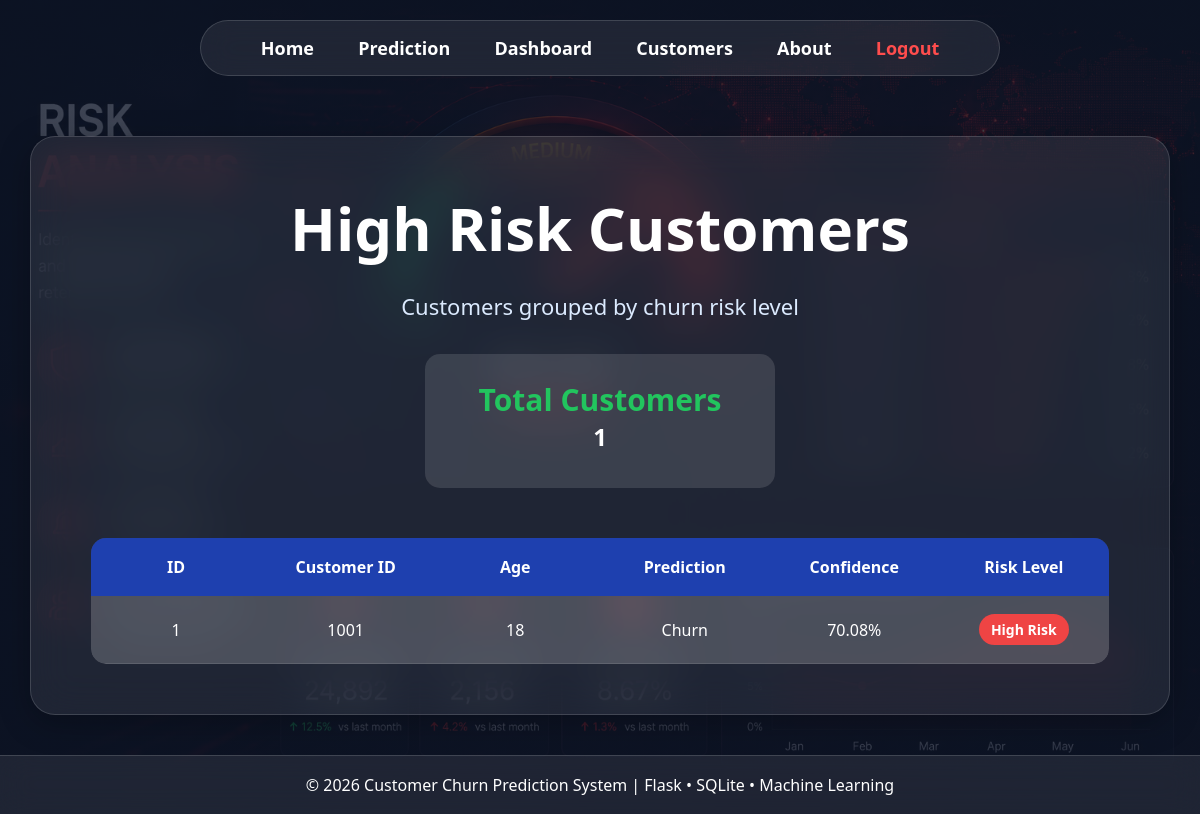
The page /risk/high (signed in) on the database its author committed.
### tables this page shows
CREATE TABLE customers(

    id INTEGER PRIMARY KEY AUTOINCREMENT,

    customer_id INTEGER,
    age INTEGER,
    tenure_months INTEGER,

    avg_order_value REAL,
    total_orders INTEGER,

    last_purchase_days_ago INTEGER,
    support_tickets INTEGER,

    gender TEXT,
    city TEXT,
    subscription_type TEXT,

    prediction TEXT,
    confidence REAL,
    risk_level TEXT
);

### app.py (the view, shortened to what this page needs)
@app.route('/risk/<level>')
def risk_customers(level):
    if "user" not in session:
        return redirect("/")
    conn = get_db_connection()
    if level == "high":
        customers = conn.execute("""
            SELECT *
            FROM customers
            WHERE risk_level='High Risk'
            ORDER BY id ASC
        """).fetchall()
    conn.close()
    return render_template(
        'risk_customers.html',
        customers=customers,
        level=level
    )

### app.py (called while the page is built)
def get_db_connection():
    conn = sqlite3.connect("churn.db")
    conn.row_factory = sqlite3.Row
    return conn

### templates/risk_customers.html (shortened to what this page needs)
<!DOCTYPE html>
<html>
<head>
    <link rel="stylesheet"
          href="{{ url_for('static', filename='css/style.css') }}">
</head>
<body class="risk-page">
<body>
<nav>
    <a href="/home">Home</a>
    <a href="/prediction">Prediction</a>
    <a href="/dashboard">Dashboard</a>
    <a href="/customers">Customers</a>
    <a href="/about">About</a>
<a href="/logout" class="logout-btn">Logout</a>
</nav>
<div class="hero">
    <h1>{{ level.title() }} Risk Customers</h1>
<p style="color:#dbeafe; margin-bottom:25px;">
Customers grouped by churn risk level
</p>
    <div class="result-box">
        <h3>Total Customers</h3>
        <h2>{{ customers|length }}</h2>
    </div>
    <div class="table-container">
        <table>
            <tr>
                <th>ID</th>
                <th>Customer ID</th>
                <th>Age</th>
                <th>Prediction</th>
                <th>Confidence</th>
                <th>Risk Level</th>
            </tr>
            {% for customer in customers %}
            <tr>
                <td>{{ loop.index }}</td>
                <td>{{ customer['customer_id'] }}</td>
                <td>{{ customer['age'] }}</td>
                <td>{{ customer['prediction'] }}</td>
                <td>{{ customer['confidence'] }}%</td>
                <td>
                    {% if customer['risk_level'] == 'High Risk' %}
                        <span class="risk-high">
                            High Risk
                        </span>
                    {% elif customer['risk_level'] == 'Medium Risk' %}
                        <span class="risk-medium">
                            Medium Risk
                        </span>
                    {% else %}
                        <span class="risk-low">
                            Low Risk
                        </span>
                    {% endif %}
                </td>
            </tr>
            {% endfor %}
        </table>
    </div>
</div>
<footer>
    © 2026 Customer Churn Prediction System | Flask • SQLite • Machine Learning
</footer>
</body>
</html>

### static/css/style.css (style rules this page uses)
* { margin:0; padding:0; box-sizing:border-box; }
body { font-family:'Segoe UI',sans-serif; min-height:100vh; display:flex; flex-direction:column; }
nav { width:fit-content; margin:20px auto; padding:15px 40px; background:rgba(255,255,255,0.08); backdrop-filter:blur(15px); -webkit-backdrop-filter:blur(15px); border:1px solid rgba(255,255,255,0.15); border-radius:50px; position:sticky; top:15px; z-index:1000; }
nav a { color:white; text-decoration:none; margin:0 20px; font-size:18px; font-weight:600; transition:0.3s; }
.hero { width:95%; max-width:1200px; margin:40px auto; background:rgba(255,255,255,0.08); backdrop-filter:blur(20px); -webkit-backdrop-filter:blur(20px); border:1px solid rgba(255,255,255,0.15); border-radius:25px; padding:50px; text-align:center; box-shadow: 0 8px 32px rgba(0,0,0,0.25); }
.hero h1 { color:white; font-size:60px; margin-bottom:20px; }
.hero p { color:#dbeafe; font-size:22px; margin-bottom:35px; line-height:1.6; }
table { width:100%; border-collapse:collapse; background:rgba(255,255,255,0.12); border-radius:15px; overflow:hidden; color:white; margin-top:20px; }
table th { background:rgba(0,0,0,0.25); padding:15px; font-size:16px; }
table td { padding:12px; border-bottom:1px solid rgba(255,255,255,0.1); }
footer { margin-top:auto; background:rgba(255,255,255,0.08); backdrop-filter:blur(15px); border-top:1px solid rgba(255,255,255,0.15); color:white; text-align:center; padding:18px; }
.result-box { width:350px; margin:30px auto; padding:25px; border-radius:15px; background:rgba(255,255,255,0.12); color:white; text-align:center; }
.result-box h2 { margin-bottom:10px; }
.result-box h3 { color:#22c55e; font-size:30px; }
.hero table { width:100%; border-collapse:collapse; border-radius:15px; overflow:hidden; table-layout:fixed; }
.hero table th, .hero table td { text-align:center; vertical-align:middle; padding:18px; }
.hero table th { background:#1e40af; color:white; font-weight:600; }
.hero table td { background:rgba(255,255,255,0.08); color:white; }
.table-container { width:98%; margin:auto; overflow-x:auto; border-radius:15px; }
.table-container table { min-width:1000px; }
.risk-high { background:#ef4444; color:white; padding:6px 12px; border-radius:20px; font-size:14px; font-weight:bold; }
.risk-high { min-width:90px; display:inline-block; text-align:center; }
.risk-page { background: linear-gradient(rgba(15,23,42,0.80), rgba(15,23,42,0.80)), url("../images/riskimage.png"); background-size:cover; background-position:center; background-attachment:fixed; }
.logout-btn { color:#ff4d4d !important; font-weight:bold; }

### rows shown on the page
customers: customer_id "1001", age "18", prediction "Churn", confidence "70.08", risk_level "High Risk"

### other values the page prints
{{ level.title() }} "High"
{{ customers|length }} "1"
